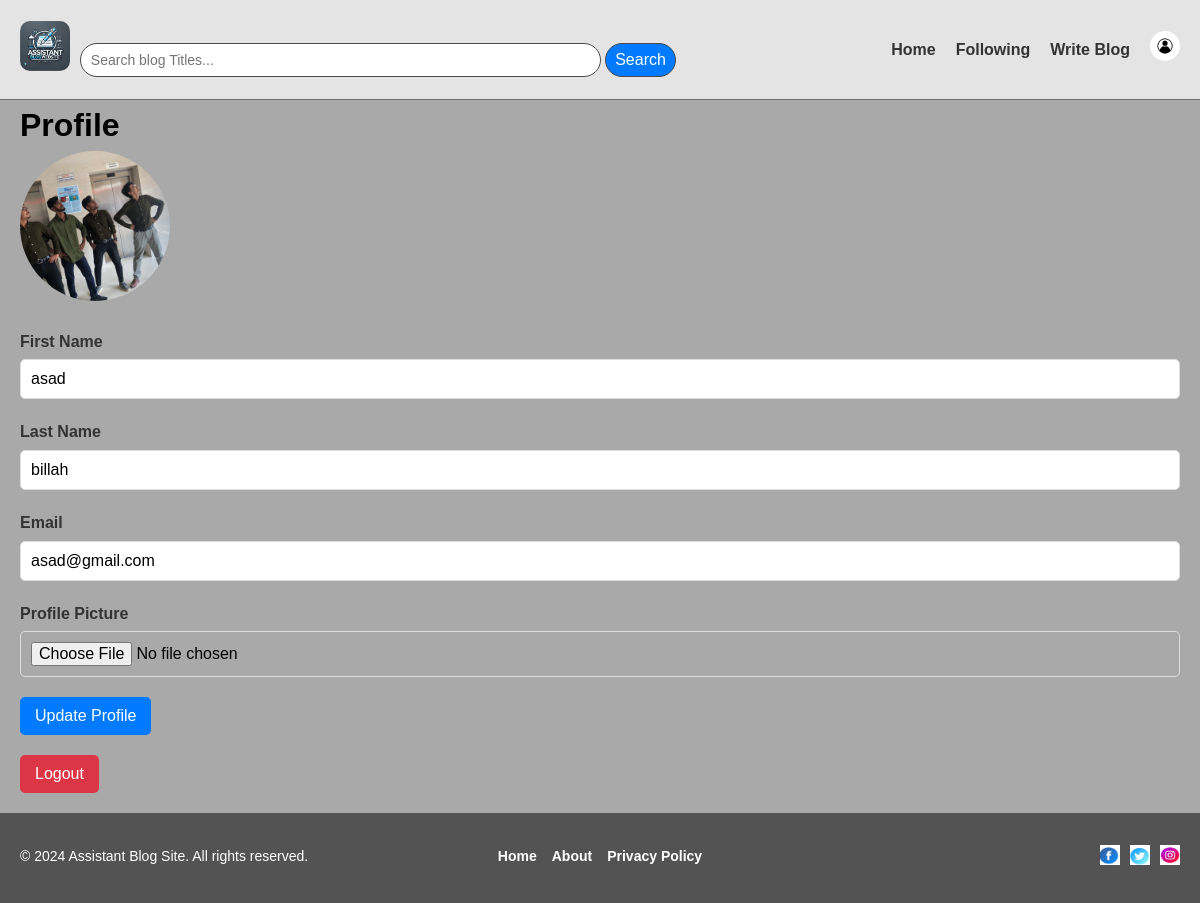
The page /profile/edit/ (signed in) on the database its author committed.
### sdpApp/models.py (models this page shows, shortened)
class Users(AbstractBaseUser, PermissionsMixin):
    user_id = models.AutoField(primary_key=True)
    email = models.EmailField(unique=True, null=False)
    first_name = models.CharField(max_length=255, null=False)
    last_name = models.CharField(max_length=255, null=False)
    address = models.ForeignKey(Address, on_delete=models.SET_NULL, null=True)
    is_active = models.BooleanField(default=True)
    is_staff = models.BooleanField(default=False)
    profile_picture = models.ImageField(upload_to='profile_pics/', null=True, blank=True)
    objects = CustomUserManager()
    USERNAME_FIELD = 'email'  # Email is used as the unique identifier
    REQUIRED_FIELDS = ['first_name', 'last_name']  # These fields are required when creating a superuser

### sdpApp/views.py (the view, shortened to what this page needs)
# urls.py: path('profile/edit/', views.edit_profile, name='edit_profile'),
@login_required(login_url='/login/')
def edit_profile(request):
    return render(request, 'editprofile.html', {'user': request.user})

### sdpApp/templates/editprofile.html (shortened to what this page needs)
<!DOCTYPE html>
<html lang="en">
<head>
    {% load static %}
    <link rel="stylesheet" href="{% static 'style.css' %}">
</head>
<body>
    {% include 'fragments/header.html' %}
    <div class="container">
        <h1>Profile</h1>
        <div class="profile-picture">
            {% if user.profile_picture %}
                <img src="{{ user.profile_picture.url }}" alt="Profile Picture">
            {% else %}
                <img src="{% static 'default_profile_picture.png' %}" alt="Default Profile Picture">
            {% endif %}
        </div>
        <form method="POST" enctype="multipart/form-data">
            <div class="form-group">
                <label for="first_name">First Name</label>
                <input type="text" name="first_name" id="first_name" value="{{ user.first_name }}" required>
            </div>
            <div class="form-group">
                <label for="last_name">Last Name</label>
                <input type="text" name="last_name" id="last_name" value="{{ user.last_name }}" required>
            </div>
            <div class="form-group">
                <label for="email">Email</label>
                <input type="email" name="email" id="email" value="{{ user.email }}" required>
            </div>
            <div class="form-group">
                <label for="profile_picture">Profile Picture</label>
                <input type="file" name="profile_picture" id="profile_picture">
            </div>
            <div action="{% url 'profile_show' %}">
                <button type="submit" class="btn">Update Profile</button>
            </div>
        </form>
        <form action="{% url 'logout' %}" method="POST" style="margin-top: 20px;">
            <button type="submit" class="btn btn-danger">Logout</button>
        </form>
    </div>
    {% include 'fragments/footer.html' %}
</body>
</html>

### sdpApp/static/style.css (style rules this page uses)
* { margin: 0; padding: 0; box-sizing: border-box; }
body { font-family: Arial, sans-serif; background-color: #A9A9A9; color: #000000; line-height: 1.6; }
.container { max-width: 1200px; margin: 0 auto; padding: 0 20px; }
button, .btn { background: #007bff; color: white; border: none; padding: 10px 15px; border-radius: 5px; cursor: pointer; font-size: 16px; transition: background 0.2s ease; }
form { margin-top: 20px; }
.form-group { margin-bottom: 20px; text-align: left; }
.form-group label { display: block; margin-bottom: 5px; font-weight: bold; color: #333; }
.form-group input, .form-group select, form textarea { width: 100%; padding: 10px; border: 1px solid #ddd; border-radius: 5px; font-size: 16px; }
.btn-danger { background-color: #dc3545; color: white; border: none; padding: 10px 15px; border-radius: 5px; cursor: pointer; font-size: 16px; transition: background 0.2s ease; }
.profile-picture img { width: 150px; height: 150px; border-radius: 50%; object-fit: cover; }

### rows shown on the page
Users: profile_picture (picture), first_name "asad", last_name "billah", email "asad@gmail.com"
